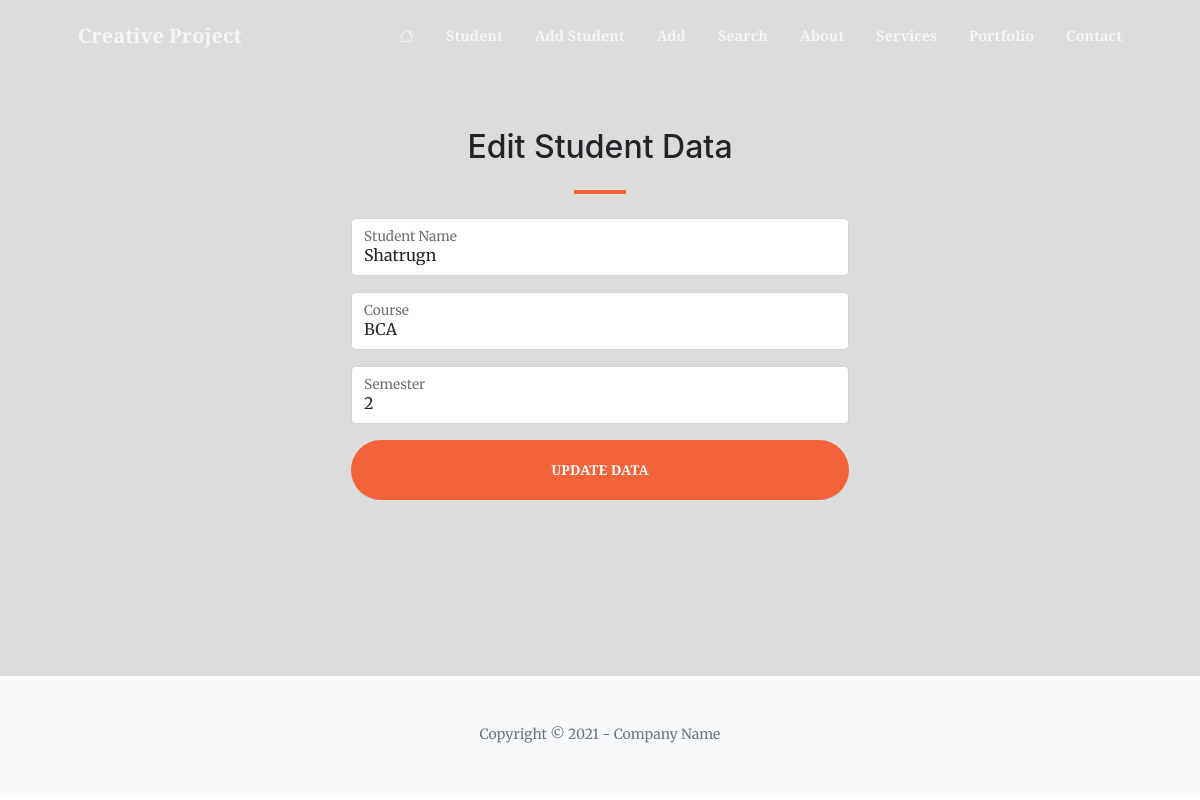
Screenshot of /editStudent/16 with the database file from the repository.
### myapp/models.py (models this page shows, shortened)
class Student(models.Model):
    sname = models.CharField(max_length=100)
    course = models.CharField(max_length=50)
    sem = models.IntegerField()
    class Meta:
        ordering = ['sname']

### myapp/views.py (the view, shortened to what this page needs)
# urls.py: path('editStudent/<sid>', views.student_edit, name="student_edit"),    # myapp.view.py : Access the Home Page
def student_edit(request, sid):
	studObj = Student.objects.get(id = sid)
	return render(request, 'creative/student_edit_form.html', {'rec':studObj})

### templates/creative/student_edit_form.html (shortened to what this page needs)
{% extends '../theme.html' %}
{% load static %}
{% block content %}
<section class="page-section" id="contact" style="background-color:#dcdcdc;">
    <div class="container px-4 px-lg-5">
        <div class="row gx-4 gx-lg-5 justify-content-center">
            <div class="col-lg-8 col-xl-6 text-center">
                <h2 class="mt-0">Edit Student Data</h2>
                <hr class="divider" />
            </div>
        </div>
        <div class="row gx-4 gx-lg-5 justify-content-center mb-5">
            <div class="col-lg-6">
                <form id="editStudentForm" action="{% url 'student_edit' rec.id %}" method="post">
                    <div class="form-floating mb-3">
                        <input class="form-control" id="sname" name="sname" type="text" value="{{rec.sname}}" placeholder="Enter the student name..." data-sb-validations="required" />
                        <label for="name">Student Name</label>
                    </div>
                    <div class="form-floating mb-3">
                        <input class="form-control" id="course" name="course" type="text" value="{{rec.course}}" placeholder="Enter the course..." data-sb-validations="required" />
                        <label for="name">Course</label>
                    </div>
                    <div class="form-floating mb-3">
                        <input class="form-control" id="sem" name="sem" type="number" value="{{rec.sem}}" placeholder="Enter the semester..." data-sb-validations="required" />
                        <label for="name">Semester</label>
                    </div>
                    <div class="d-grid">
                        <input class="btn btn-primary btn-xl" id="submitButton" type="submit" value="Update Data">
                    </div>
                </form>
            </div>
        </div>
    </div>
</section>
{% endblock %}

### rows the page displays
Student: sname "Shatrugn", course "BCA", sem "2"
